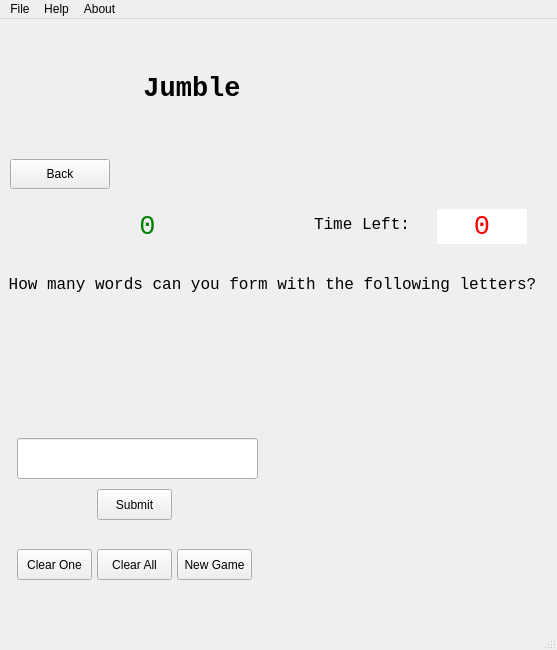
<?xml version="1.0" encoding="UTF-8"?>
<ui version="4.0">
 <class>Session</class>
 <widget class="QMainWindow" name="Session">
  <property name="geometry">
   <rect>
    <x>0</x>
    <y>0</y>
    <width>557</width>
    <height>650</height>
   </rect>
  </property>
  <property name="windowTitle">
   <string>Session</string>
  </property>
  <property name="windowIcon">
   <iconset>
    <normaloff>://icons/default_profile_picture.png</normaloff>://icons/default_profile_picture.png</iconset>
   </property>
  <widget class="QWidget" name="centralWidget">
   <widget class="QPushButton" name="newGameButton">
    <property name="geometry">
     <rect>
      <x>177</x>
      <y>530</y>
      <width>75</width>
      <height>31</height>
     </rect>
    </property>
    <property name="text">
     <string>New Game</string>
    </property>
    <property name="icon">
     <iconset>
      <normaloff>://icons/guest.ico</normaloff>://icons/guest.ico</iconset>
     </property>
    </widget>
   <widget class="QLabel" name="sessionScoreLabel">
    <property name="geometry">
     <rect>
      <x>17</x>
      <y>190</y>
      <width>261</width>
      <height>35</height>
     </rect>
    </property>
    <property name="font">
     <font>
      <family>Consolas</family>
      <pointsize>20</pointsize>
     </font>
    </property>
    <property name="styleSheet">
     <string notr="true">color: green;</string>
    </property>
    <property name="text">
     <string>0</string>
    </property>
    <property name="alignment">
     <set>Qt::AlignCenter</set>
    </property>
   </widget>
   <widget class="QLabel" name="label_2">
    <property name="geometry">
     <rect>
      <x>287</x>
      <y>190</y>
      <width>150</width>
      <height>31</height>
     </rect>
    </property>
    <property name="font">
     <font>
      <family>Consolas</family>
      <pointsize>12</pointsize>
     </font>
    </property>
    <property name="text">
     <string>Time Left:</string>
    </property>
    <property name="alignment">
     <set>Qt::AlignCenter</set>
    </property>
   </widget>
   <widget class="QPushButton" name="submitButton">
    <property name="geometry">
     <rect>
      <x>97</x>
      <y>470</y>
      <width>75</width>
      <height>31</height>
     </rect>
    </property>
<property name="text">
      <string>Submit</string>
     </property>
    </widget>
   <widget class="QLabel" name="sessionLabel">
    <property name="geometry">
     <rect>
      <x>7</x>
      <y>10</y>
      <width>370</width>
      <height>120</height>
     </rect>
    </property>
    <property name="font">
     <font>
      <family>Consolas</family>
      <pointsize>20</pointsize>
      <weight>75</weight>
      <bold>true</bold>
     </font>
    </property>
    <property name="text">
     <string>Jumble</string>
    </property>
    <property name="alignment">
     <set>Qt::AlignCenter</set>
    </property>
   </widget>
   <widget class="QLabel" name="correctnessLabel">
    <property name="geometry">
     <rect>
      <x>17</x>
      <y>380</y>
      <width>240</width>
      <height>30</height>
     </rect>
    </property>
    <property name="font">
     <font>
      <family>Consolas</family>
      <pointsize>12</pointsize>
      <weight>75</weight>
      <bold>true</bold>
     </font>
    </property>
    <property name="text">
     <string/>
    </property>
    <property name="alignment">
     <set>Qt::AlignCenter</set>
    </property>
   </widget>
   <widget class="QLabel" name="timeLabel">
    <property name="geometry">
     <rect>
      <x>437</x>
      <y>190</y>
      <width>90</width>
      <height>35</height>
     </rect>
    </property>
    <property name="font">
     <font>
      <family>Consolas</family>
      <pointsize>20</pointsize>
     </font>
    </property>
    <property name="styleSheet">
     <string notr="true">color: rgb(255, 0, 0);
background-color: rgb(255, 255, 255);</string>
    </property>
    <property name="text">
     <string>0</string>
    </property>
    <property name="alignment">
     <set>Qt::AlignCenter</set>
    </property>
   </widget>
   <widget class="QPushButton" name="clearAllButton">
    <property name="geometry">
     <rect>
      <x>97</x>
      <y>530</y>
      <width>75</width>
      <height>31</height>
     </rect>
    </property>
<property name="text">
      <string>Clear All</string>
     </property>
    </widget>
   <widget class="QPushButton" name="clearOneButton">
    <property name="geometry">
     <rect>
      <x>17</x>
      <y>530</y>
      <width>75</width>
      <height>31</height>
     </rect>
    </property>
    <property name="text">
     <string>Clear One</string>
    </property>
   </widget>
   <widget class="QLineEdit" name="lineEdit">
    <property name="geometry">
     <rect>
      <x>17</x>
      <y>419</y>
      <width>241</width>
      <height>41</height>
     </rect>
    </property>
    <property name="font">
     <font>
      <family>Consolas</family>
      <pointsize>20</pointsize>
     </font>
    </property>
    <property name="inputMethodHints">
     <set>Qt::ImhUppercaseOnly</set>
    </property>
   </widget>
   <widget class="QPushButton" name="backLink">
    <property name="geometry">
     <rect>
      <x>10</x>
      <y>140</y>
      <width>100</width>
      <height>30</height>
     </rect>
    </property>
<property name="text">
      <string>Back</string>
     </property>
    </widget>
   <widget class="QLabel" name="label_3">
    <property name="geometry">
     <rect>
      <x>-3</x>
      <y>250</y>
      <width>551</width>
      <height>31</height>
     </rect>
    </property>
    <property name="font">
     <font>
      <family>Consolas</family>
      <pointsize>12</pointsize>
     </font>
    </property>
    <property name="text">
     <string>How many words can you form with the following letters?</string>
    </property>
    <property name="alignment">
     <set>Qt::AlignCenter</set>
    </property>
</widget>
   </widget>
   <widget class="QMenuBar" name="menuBar">
   <property name="geometry">
    <rect>
     <x>0</x>
     <y>0</y>
     <width>557</width>
     <height>21</height>
    </rect>
   </property>
   <widget class="QMenu" name="menuFile">
    <property name="title">
     <string>File</string>
    </property>
    <addaction name="actionNew_Game"/>
    <addaction name="actionBack"/>
   </widget>
   <widget class="QMenu" name="menuHelp">
    <property name="title">
     <string>Help</string>
    </property>
    <addaction name="actionRules_of_the_Game"/>
    <addaction name="actionControls"/>
   </widget>
   <widget class="QMenu" name="menuAbout">
    <property name="title">
     <string>About</string>
    </property>
    <addaction name="actionSend_a_Review"/>
    <addaction name="actionAuthor"/>
   </widget>
   <addaction name="menuFile"/>
   <addaction name="menuHelp"/>
   <addaction name="menuAbout"/>
  </widget>
  <widget class="QStatusBar" name="statusBar"/>
  <action name="actionNew_Game">
   <property name="icon">
    <iconset>
     <normaloff>://icons/guest.ico</normaloff>://icons/guest.ico</iconset>
   </property>
   <property name="text">
    <string>New Game</string>
   </property>
   <property name="shortcut">
    <string>Ctrl+N</string>
   </property>
  </action>
  <action name="actionBack">
   <property name="icon">
    <iconset>
     <normaloff>://icons/exit.ico</normaloff>://icons/exit.ico</iconset>
   </property>
   <property name="text">
    <string>Back</string>
   </property>
   <property name="shortcut">
    <string>Esc</string>
   </property>
  </action>
  <action name="actionRules_of_the_Game">
   <property name="icon">
    <iconset>
     <normaloff>://icons/help.ico</normaloff>://icons/help.ico</iconset>
   </property>
   <property name="text">
    <string>Rules of the Game!</string>
   </property>
  </action>
  <action name="actionSend_a_Review">
   <property name="text">
    <string>Send a Review</string>
   </property>
  </action>
  <action name="actionAuthor">
   <property name="text">
    <string>Author</string>
   </property>
  </action>
  <action name="actionControls">
   <property name="icon">
    <iconset>
     <normaloff>://icons/controls.ico</normaloff>://icons/controls.ico</iconset>
   </property>
   <property name="text">
    <string>Controls</string>
   </property>
  </action>
 </widget>
 <layoutdefault spacing="6" margin="11"/>
 <resources/>
 <connections/>
</ui>
